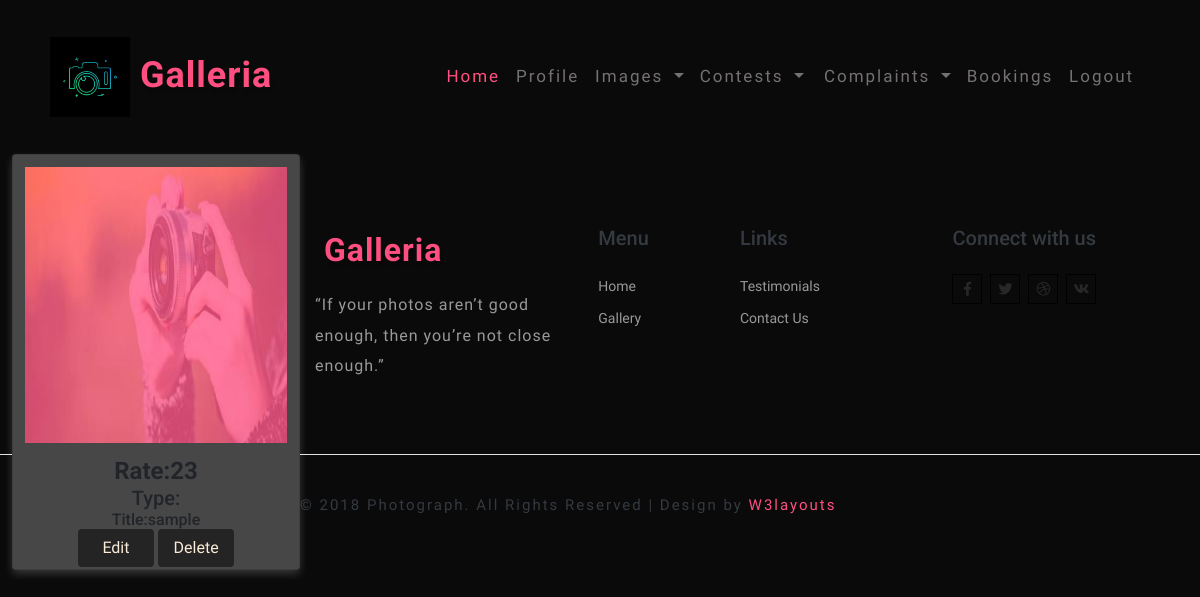
/v_image (signed in), run on an earlier commit of the app's database.
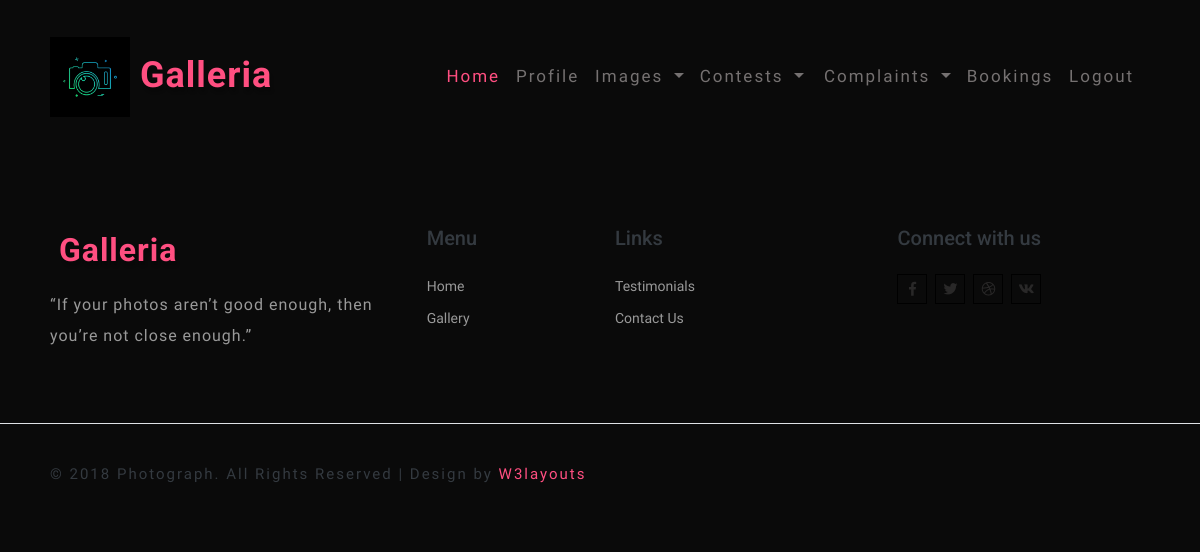
And on a later commit of the database.
### Image/models.py (models this page shows)
class image(db.Model, UserMixin):
    id=db.Column(db.Integer, primary_key=True)
    userid= db.Column(db.Integer,ForeignKey('register.id'))
    image=db.Column(db.String(80))
    title=db.Column(db.String(80))
    imgtype=db.Column(db.String(80))
    rate=db.Column(db.Integer)

### Image/routes.py (the view)
@login_required
@app.route('/v_image')
def v_image():
    uid = current_user.id
    a = image.query.filter_by(userid=uid).all()
    return render_template("view_image.html",a=a)

### Image/models.py (called while the page is built)
@login_manager.user_loader
def load_user(id):
    return register.query.get(int(id))

### Image/templates/view_image.html (shortened to what this page needs)
{% extends 'layout.html' %}
{% block content %}
<!DOCTYPE html>
<html lang="en">
<head>
        </head>
        <body>
            {% for i in a %}
            <div class="main">
                <div class="card">
                <img src="../static/uploads/{{i.image}}" alt="Avatar" style="width:100%" class="gallery">
                <div class="container_img">
                    <h4><b>Rate:{{i.rate}}</b></h4>
                    <h5>Type:{{i.imgtype}}</h5>
                    <h6>Title:{{i.title}}</h6>
                    <div class="buttons">
                        {% if session['ut'] == "Contributor" %}
                        <a href="/edit_img/{{i.id}}"><button class="btn">Edit</button></a>
                        <a href="/delete_image/{{i.id}}"><button type="button" class="btn">Delete</button></a>
                        {% elif session['ut'] == "User" %}
                        <a href="/payment/{{i.id}}"><button type="button" class="btn">Download</button></a>
                        {% endif %}
                    </div>
                </div>
                </div>
            </div>
            {% endfor %}
        </body>
        </html>
{% endblock %}

What changed in the data, as far as the page shows it:
removed image: image (picture), rate "23", title "sample"
